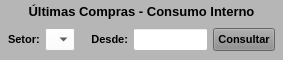
           <widget class="QWidget" name="widget_Cor1" native="true">
            <property name="sizePolicy">
             <sizepolicy hsizetype="Preferred" vsizetype="Preferred">
              <horstretch>0</horstretch>
              <verstretch>0</verstretch>
             </sizepolicy>
            </property>
            <property name="minimumSize">
             <size>
              <width>0</width>
              <height>0</height>
             </size>
            </property>
            <property name="maximumSize">
             <size>
              <width>16777215</width>
              <height>60</height>
             </size>
            </property>
            <property name="font">
             <font>
              <pointsize>10</pointsize>
             </font>
            </property>
            <property name="styleSheet">
             <string notr="true">background-color: rgb(182, 182, 182);</string>
            </property>
            <layout class="QVBoxLayout" name="verticalLayout_6">
             <property name="spacing">
              <number>3</number>
             </property>
             <property name="leftMargin">
              <number>3</number>
             </property>
             <property name="topMargin">
              <number>3</number>
             </property>
             <property name="rightMargin">
              <number>3</number>
             </property>
             <property name="bottomMargin">
              <number>3</number>
             </property>
             <item>
              <widget class="QLabel" name="label_35">
               <property name="minimumSize">
                <size>
                 <width>0</width>
                 <height>0</height>
                </size>
               </property>
               <property name="maximumSize">
                <size>
                 <width>16777215</width>
                 <height>15</height>
                </size>
               </property>
               <property name="font">
                <font>
                 <pointsize>10</pointsize>
                 <weight>75</weight>
                 <bold>true</bold>
                </font>
               </property>
               <property name="text">
                <string>Últimas Compras - Consumo Interno</string>
               </property>
               <property name="alignment">
                <set>Qt::AlignCenter</set>
               </property>
              </widget>
             </item>
             <item>
              <widget class="QWidget" name="widget_20" native="true">
               <property name="minimumSize">
                <size>
                 <width>0</width>
                 <height>0</height>
                </size>
               </property>
               <property name="maximumSize">
                <size>
                 <width>16777215</width>
                 <height>33</height>
                </size>
               </property>
               <property name="font">
                <font>
                 <pointsize>8</pointsize>
                </font>
               </property>
               <property name="styleSheet">
                <string notr="true"/>
               </property>
               <layout class="QHBoxLayout" name="horizontalLayout_6">
                <property name="spacing">
                 <number>5</number>
                </property>
                <property name="leftMargin">
                 <number>5</number>
                </property>
                <property name="topMargin">
                 <number>5</number>
                </property>
                <property name="rightMargin">
                 <number>5</number>
                </property>
                <property name="bottomMargin">
                 <number>5</number>
                </property>
                <item>
                 <widget class="QLabel" name="label_29">
                  <property name="maximumSize">
                   <size>
                    <width>40</width>
                    <height>16777215</height>
                   </size>
                  </property>
                  <property name="font">
                   <font>
                    <pointsize>8</pointsize>
                    <weight>75</weight>
                    <bold>true</bold>
                   </font>
                  </property>
                  <property name="text">
                   <string>Setor:</string>
                  </property>
                  <property name="alignment">
                   <set>Qt::AlignLeading|Qt::AlignLeft|Qt::AlignVCenter</set>
                  </property>
                 </widget>
                </item>
                <item>
                 <widget class="QComboBox" name="combo_Consumo">
                  <property name="sizePolicy">
                   <sizepolicy hsizetype="Preferred" vsizetype="Preferred">
                    <horstretch>0</horstretch>
                    <verstretch>0</verstretch>
                   </sizepolicy>
                  </property>
                  <property name="minimumSize">
                   <size>
                    <width>0</width>
                    <height>0</height>
                   </size>
                  </property>
                  <property name="maximumSize">
                   <size>
                    <width>16777215</width>
                    <height>23</height>
                   </size>
                  </property>
                  <property name="font">
                   <font>
                    <pointsize>8</pointsize>
                   </font>
                  </property>
                  <property name="styleSheet">
                   <string notr="true">background-color: rgb(255, 255, 255);</string>
                  </property>
                  <item>
                   <property name="text">
                    <string/>
                   </property>
                  </item>
                 </widget>
                </item>
                <item>
                 <widget class="QLabel" name="label">
                  <property name="font">
                   <font>
                    <pointsize>8</pointsize>
                   </font>
                  </property>
                  <property name="text">
                   <string/>
                  </property>
                 </widget>
                </item>
                <item>
                 <widget class="QLabel" name="label_32">
                  <property name="font">
                   <font>
                    <pointsize>8</pointsize>
                    <weight>75</weight>
                    <bold>true</bold>
                   </font>
                  </property>
                  <property name="text">
                   <string>Desde:</string>
                  </property>
                  <property name="alignment">
                   <set>Qt::AlignRight|Qt::AlignTrailing|Qt::AlignVCenter</set>
                  </property>
                 </widget>
                </item>
                <item>
                 <widget class="QLineEdit" name="line_Ano_Consumo">
                  <property name="sizePolicy">
                   <sizepolicy hsizetype="Preferred" vsizetype="Preferred">
                    <horstretch>0</horstretch>
                    <verstretch>0</verstretch>
                   </sizepolicy>
                  </property>
                  <property name="minimumSize">
                   <size>
                    <width>0</width>
                    <height>0</height>
                   </size>
                  </property>
                  <property name="maximumSize">
                   <size>
                    <width>75</width>
                    <height>23</height>
                   </size>
                  </property>
                  <property name="font">
                   <font>
                    <pointsize>8</pointsize>
                   </font>
                  </property>
                  <property name="styleSheet">
                   <string notr="true">background-color: rgb(255, 255, 255);</string>
                  </property>
                  <property name="text">
                   <string/>
                  </property>
                  <property name="alignment">
                   <set>Qt::AlignCenter</set>
                  </property>
                 </widget>
                </item>
                <item>
                 <widget class="QPushButton" name="btn_Consultar_Consumo">
                  <property name="sizePolicy">
                   <sizepolicy hsizetype="Preferred" vsizetype="Preferred">
                    <horstretch>0</horstretch>
                    <verstretch>0</verstretch>
                   </sizepolicy>
                  </property>
                  <property name="maximumSize">
                   <size>
                    <width>62</width>
                    <height>16777215</height>
                   </size>
                  </property>
                  <property name="font">
                   <font>
                    <pointsize>8</pointsize>
                    <weight>75</weight>
                    <bold>true</bold>
                   </font>
                  </property>
                  <property name="cursor">
                   <cursorShape>PointingHandCursor</cursorShape>
                  </property>
                  <property name="styleSheet">
                   <string notr="true">background-color: rgb(141, 141, 141);</string>
                  </property>
                  <property name="text">
                   <string>Consultar</string>
                  </property>
                 </widget>
                </item>
               </layout>
              </widget>
             </item>
            </layout>
           </widget>
